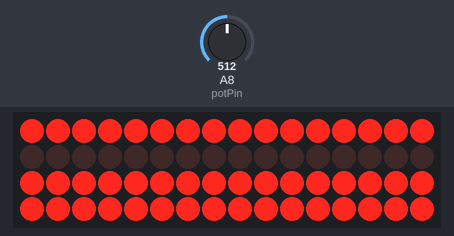
A sketch run on a simulated Arduino Mega 2560, built with avr-gcc and run on an emulated ATmega2560. Parts: 16×4 LED matrix. Wiring (inferred from the names in the program): LED cube drawn one layer per row (orientation assumed): layers A0, A1, A2, A3; columns pin 13, pin 12, pin 11, pin 10, pin 9, pin 8, pin 7, pin 6, pin 5, pin 4, pin 3, pin 2, pin 1, pin 0, A5, A4. The test bench sets the inputs (shaded band); at power-on: A8 (potPin) = 512.

Above: at 2.8 s.
2.9 s: A8 (potPin) set to 122
At 3.31 s:
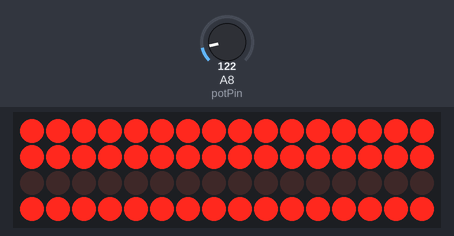
6.0 s: A8 (potPin) set to 6
At 6.9 s:
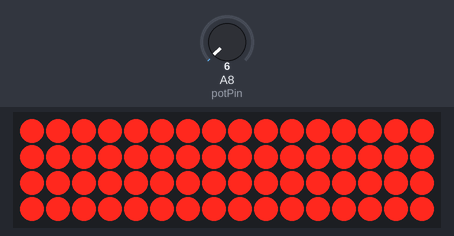
8.7 s: A8 (potPin) set to 716
At 9.3 s:
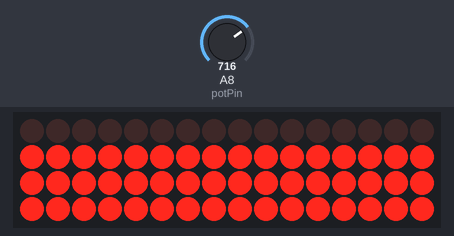
Timing chart, 0 to 11.7 s (numbered marks = the images above; inputs shaded):
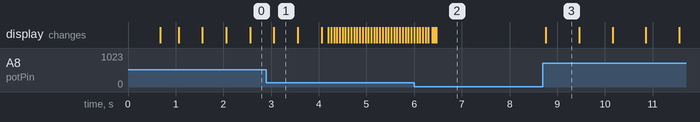

The sketch:

LED_Cube4x4x4.ino
```cpp
int LED_A0 = 13;
int LED_A1 = 12;
int LED_A2 = 11;
int LED_A3 = 10;
int LED_B0 = 9;
int LED_B1 = 8;
int LED_B2 = 7;
int LED_B3 = 6;
int LED_C0 = 5;
int LED_C1 = 4;
int LED_C2 = 3;
int LED_C3 = 2;
int LED_D0 = 1;
int LED_D1 = 0;
int LED_D2 = A5;
int LED_D3 = A4;
int Layer0 = A0;
int Layer1 = A1;
int Layer2 = A2;
int Layer3 = A3;

const int potPin = A8;
int potValue = 0;
int blinkInterval = 100;

int speed = 50;

const int numLayers = 4;  // Define the number of layers
const int numColumns = 4;  // Define the number of columns in each layer

int cubeMap[4][16]={
  {1,1,1,1,1,1,1,1,1,1,1,1,1,1,1,1},
  {1,1,1,1,1,1,1,1,1,1,1,1,1,1,1,1},
  {1,1,1,1,1,1,1,1,1,1,1,1,1,1,1,1},
  {1,1,1,1,1,1,1,1,1,1,1,1,1,1,1,1}
};
// int cubeMap[4][16]={
//   {1,0,0,1,0,0,0,0,0,0,0,0,1,0,0,1},
//   {0,0,0,0,0,1,1,0,0,1,1,0,0,0,0,0},
//   {0,0,0,0,0,1,1,0,0,1,1,0,0,0,0,0},
//   {1,0,0,1,0,0,0,0,0,0,0,0,1,0,0,1}
// };

int ledPins[numLayers][numColumns] = {
  {LED_A0, LED_A1, LED_A2, LED_A3},
  {LED_B0, LED_B1, LED_B2, LED_B3},
  {LED_C0, LED_C1, LED_C2, LED_C3},
  {LED_D0, LED_D1, LED_D2, LED_D3}
};
int ledPins2[16] = {
  LED_A0, LED_A1, LED_A2, LED_A3,
  LED_B0, LED_B1, LED_B2, LED_B3,
  LED_C0, LED_C1, LED_C2, LED_C3,
  LED_D0, LED_D1, LED_D2, LED_D3
};

int layerPins[numLayers] = {Layer0, Layer1, Layer2, Layer3};
//#########################################################################################
void wavePattern() {
  for (int column = 0; column < numColumns; column++) {
    for (int layer = 0; layer < numLayers; layer++) {
      digitalWrite(ledPins[layer][column], HIGH);
      delay(speed);
      digitalWrite(ledPins[layer][column], LOW);
    }
    delay(speed);
  }
}
//##########################################################################################
void rotatingPattern() {
  for (int i = 0; i < 4; i++) {
    for (int layer = 0; layer < numLayers; layer++) {
      for (int column = 0; column < numColumns; column++) {
        digitalWrite(ledPins[layer][column], HIGH);
        delay(speed);
        digitalWrite(ledPins[layer][column], LOW);
      }
      delay(speed);
    }
  }
}
//##########################################################################################

void pattern02(){
  for(int layer=0;layer<4;layer++){
  for(int pins=0; pins<16;pins++){
    digitalWrite(ledPins2[pins],LOW);
  }
  for(int i=0; i<4;i++){
    digitalWrite(layerPins[i],HIGH);
  }
  digitalWrite(layerPins[layer],LOW);
  digitalWrite(ledPins2[0],HIGH);
  delay(10);
  for(int pins =1; pins <16; pins++){
    digitalWrite(ledPins2[pins],HIGH);
    digitalWrite(ledPins2[pins-1],LOW);
    delay(10);
  }

}
}

//##########################################################################################
void Pattern01(){
  for(int layers = 0; layers <numLayers ; layers=layers+2){
    for(int columns =0; columns<numColumns; columns=columns+2){
      digitalWrite(ledPins[layers][columns],HIGH);
    }
  }
  for(int layers = 1; layers <numLayers ; layers=layers+2){
    for(int columns =1; columns<numColumns; columns=columns+2){
      digitalWrite(ledPins[layers][columns],HIGH);
    }
  }
  for(int layers = 0; layers < numLayers ; layers++){
    digitalWrite(layerPins[layers],HIGH);
  }
  digitalWrite(layerPins[0],LOW);
  delay(speed);
  for(int layers = 1; layers <numLayers ; layers=layers+2){
    for(int columns =1; columns<numColumns; columns=columns+2){
      digitalWrite(ledPins[layers][columns],HIGH);
    }
  }
  for(int layers = 0; layers <numLayers ; layers=layers+2){
    for(int columns =0; columns<numColumns; columns=columns+2){
      digitalWrite(ledPins[layers][columns],HIGH);
    }
  }
  digitalWrite(layerPins[0],HIGH);
  digitalWrite(layerPins[1],LOW);
  delay(speed);
  for(int layers = 0; layers <numLayers ; layers=layers+2){
    for(int columns =0; columns<numColumns; columns=columns+2){
      digitalWrite(ledPins[layers][columns],HIGH);
    }
  }
  for(int layers = 1; layers <numLayers ; layers=layers+2){
    for(int columns =1; columns<numColumns; columns=columns+2){
      digitalWrite(ledPins[layers][columns],HIGH);
    }
  }
  digitalWrite(layerPins[1],HIGH);
  digitalWrite(layerPins[2],LOW);
  delay(speed);
  for(int layers = 1; layers <numLayers ; layers=layers+2){
    for(int columns =1; columns<numColumns; columns=columns+2){
      digitalWrite(ledPins[layers][columns],HIGH);
    }
  }
  for(int layers = 0; layers <numLayers ; layers=layers+2){
    for(int columns =0; columns<numColumns; columns=columns+2){
      digitalWrite(ledPins[layers][columns],HIGH);
    }
  }
  digitalWrite(layerPins[2],HIGH);
  digitalWrite(layerPins[3],LOW);
  delay(speed);
}
//##########################################################################################
void BasicPattern(){
  // put your main code here, to run repeatedly:
  for(int layers = 0; layers <numLayers ; layers++){
    for(int columns =0; columns<numColumns; columns++){
      digitalWrite(ledPins[layers][columns],HIGH);
    }
  }

  for(int layers = 0; layers < numLayers ; layers++){
    digitalWrite(layerPins[layers],HIGH);
  }

  digitalWrite(layerPins[0],LOW);
  delay(speed);
  digitalWrite(layerPins[0],HIGH);
  digitalWrite(layerPins[1],LOW);
  delay(speed);
  digitalWrite(layerPins[1],HIGH);
  digitalWrite(layerPins[2],LOW);
  delay(speed);
  digitalWrite(layerPins[2],HIGH);
  digitalWrite(layerPins[3],LOW);
  delay(speed);
}

void clearAall(){
  for(int i =0;i<16;i++){
    digitalWrite(ledPins2[i],LOW);
  }
  for(int i=0; i<4;i++){
    digitalWrite(layerPins[i],HIGH);
  }
}

void filllayer(int Layer_index){
  for(int i =0; i<16;i++){
    digitalWrite(ledPins2[i],cubeMap[Layer_index][i]);
  }
}


void fillingPattern(){
  for(int i=0;i<4;i++){
    for(int layer=0;layer != i && layer < 4 ; layer++){
      digitalWrite(layerPins[i],HIGH);
    }
    digitalWrite(layerPins[i],LOW);
    filllayer(i);
    delay(blinkInterval);
    clearAall();
  }
}


// void turnOn


void setup() {
  for (int layer = 0; layer < numLayers; layer++) {
    for (int column = 0; column < numColumns; column++) {
      pinMode(ledPins[layer][column], OUTPUT);
    }
    pinMode(layerPins[layer], OUTPUT);
  }
  pinMode(potPin, INPUT);
}


void loop() {
  // put your main code here, to run repeatedly:
  potValue = analogRead(potPin);

  // Map the potentiometer value to a blink interval range
  blinkInterval = map(potValue, 0, 1023, 1, 1000);

  //pattern02();
  //wavePattern();
  //rotatingPattern();
  //Pattern01();
  //BasicPattern();
  fillingPattern();


  // speed = speed-100;
}
```

Measured:
- after the input at 8.7 s, the display: changes after 0.06 s (image 3)
- what the display in image 1 shows lasts 0.5 s, from 3.1 s to 3.6 s
- what the display in image 3 shows lasts 0.7 s, from 8.8 s to 9.5 s
